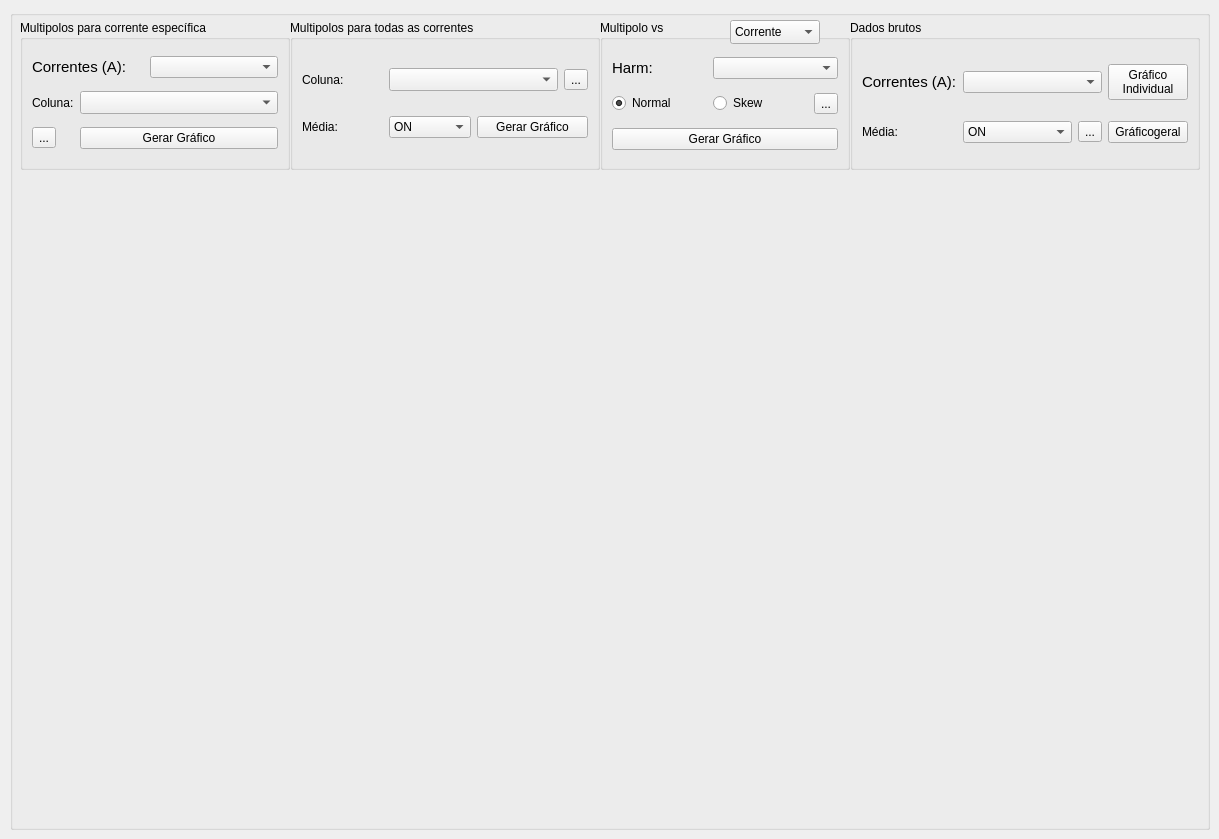
      <widget class="QWidget" name="Multipolos">
       <attribute name="title">
        <string>Multipolos e dados brutos</string>
       </attribute>
       <widget class="QGroupBox" name="groupBox_25">
        <property name="geometry">
         <rect>
          <x>10</x>
          <y>10</y>
          <width>1200</width>
          <height>820</height>
         </rect>
        </property>
        <property name="title">
         <string/>
        </property>
        <widget class="QGroupBox" name="groupBox_26">
         <property name="geometry">
          <rect>
           <x>280</x>
           <y>10</y>
           <width>310</width>
           <height>150</height>
          </rect>
         </property>
         <property name="title">
          <string>Multipolos para todas as correntes</string>
         </property>
         <layout class="QGridLayout" name="gridLayout_2">
          <item row="0" column="0">
           <widget class="QLabel" name="label_81">
            <property name="text">
             <string>Coluna:</string>
            </property>
           </widget>
          </item>
          <item row="1" column="1">
           <widget class="QComboBox" name="cb_media_mutipolos">
            <property name="currentIndex">
             <number>0</number>
            </property>
            <item>
             <property name="text">
              <string>ON</string>
             </property>
            </item>
            <item>
             <property name="text">
              <string>OFF</string>
             </property>
            </item>
           </widget>
          </item>
          <item row="0" column="1" colspan="2">
           <widget class="QComboBox" name="cb_nome_coluna2">
            <property name="font">
             <font>
              <pointsize>10</pointsize>
             </font>
            </property>
            <property name="currentIndex">
             <number>-1</number>
            </property>
           </widget>
          </item>
          <item row="1" column="0">
           <widget class="QLabel" name="label_82">
            <property name="text">
             <string>Média:</string>
            </property>
           </widget>
          </item>
          <item row="0" column="3">
           <widget class="QToolButton" name="tb_table_2">
            <property name="text">
             <string>...</string>
            </property>
            <property name="icon">
             <iconset resource="resources_analysis.qrc">
              <normaloff>:/Imagens/imagens/table_excel_row_document_teach-512.png</normaloff>:/Imagens/imagens/table_excel_row_document_teach-512.png</iconset>
            </property>
            <property name="iconSize">
             <size>
              <width>40</width>
              <height>20</height>
             </size>
            </property>
           </widget>
          </item>
          <item row="1" column="2" colspan="2">
           <widget class="QPushButton" name="bt_plot_multipolos_correntes">
            <property name="text">
             <string>Gerar Gráfico</string>
            </property>
           </widget>
          </item>
         </layout>
        </widget>
        <widget class="QGroupBox" name="groupBox_27">
         <property name="geometry">
          <rect>
           <x>10</x>
           <y>10</y>
           <width>270</width>
           <height>150</height>
          </rect>
         </property>
         <property name="title">
          <string>Multipolos para corrente específica</string>
         </property>
         <property name="checkable">
          <bool>false</bool>
         </property>
         <layout class="QGridLayout" name="gridLayout">
          <item row="1" column="1" colspan="3">
           <widget class="QComboBox" name="cb_nome_coluna">
            <property name="font">
             <font>
              <pointsize>10</pointsize>
             </font>
            </property>
            <property name="currentIndex">
             <number>-1</number>
            </property>
           </widget>
          </item>
          <item row="1" column="0">
           <widget class="QLabel" name="label_84">
            <property name="text">
             <string>Coluna:</string>
            </property>
           </widget>
          </item>
          <item row="0" column="0" colspan="2">
           <widget class="QLabel" name="label_83">
            <property name="font">
             <font>
              <pointsize>11</pointsize>
             </font>
            </property>
            <property name="text">
             <string>Correntes (A):</string>
            </property>
           </widget>
          </item>
          <item row="0" column="2" colspan="2">
           <widget class="QComboBox" name="cb_corrente">
            <property name="currentIndex">
             <number>-1</number>
            </property>
           </widget>
          </item>
          <item row="2" column="1" colspan="3">
           <widget class="QPushButton" name="bt_plot_multipolos">
            <property name="text">
             <string>Gerar Gráfico</string>
            </property>
           </widget>
          </item>
          <item row="2" column="0">
           <widget class="QToolButton" name="tb_table_1">
            <property name="text">
             <string>...</string>
            </property>
            <property name="icon">
             <iconset resource="resources_analysis.qrc">
              <normaloff>:/Imagens/imagens/table_excel_row_document_teach-512.png</normaloff>:/Imagens/imagens/table_excel_row_document_teach-512.png</iconset>
            </property>
            <property name="iconSize">
             <size>
              <width>40</width>
              <height>20</height>
             </size>
            </property>
           </widget>
          </item>
         </layout>
        </widget>
        <widget class="QGroupBox" name="groupBox_29">
         <property name="geometry">
          <rect>
           <x>840</x>
           <y>10</y>
           <width>350</width>
           <height>150</height>
          </rect>
         </property>
         <property name="title">
          <string>Dados brutos</string>
         </property>
         <layout class="QGridLayout" name="gridLayout_9">
          <item row="0" column="0">
           <widget class="QLabel" name="label_85">
            <property name="font">
             <font>
              <pointsize>11</pointsize>
             </font>
            </property>
            <property name="text">
             <string>Correntes (A):</string>
            </property>
           </widget>
          </item>
          <item row="1" column="0">
           <widget class="QLabel" name="label_86">
            <property name="text">
             <string>Média:</string>
            </property>
           </widget>
          </item>
          <item row="1" column="4">
           <widget class="QPushButton" name="bt_plot_dados_brutos_all">
            <property name="text">
             <string>Gráficogeral</string>
            </property>
           </widget>
          </item>
          <item row="1" column="1" colspan="2">
           <widget class="QComboBox" name="cb_media_dados_brutos">
            <property name="currentIndex">
             <number>0</number>
            </property>
            <item>
             <property name="text">
              <string>ON</string>
             </property>
            </item>
            <item>
             <property name="text">
              <string>OFF</string>
             </property>
            </item>
           </widget>
          </item>
          <item row="0" column="4">
           <widget class="QPushButton" name="bt_plot_dados_brutos">
            <property name="text">
             <string>Gráfico
Individual</string>
            </property>
           </widget>
          </item>
          <item row="1" column="3">
           <widget class="QToolButton" name="tb_table_4">
            <property name="text">
             <string>...</string>
            </property>
            <property name="icon">
             <iconset resource="resources_analysis.qrc">
              <normaloff>:/Imagens/imagens/table_excel_row_document_teach-512.png</normaloff>:/Imagens/imagens/table_excel_row_document_teach-512.png</iconset>
            </property>
            <property name="iconSize">
             <size>
              <width>40</width>
              <height>20</height>
             </size>
            </property>
           </widget>
          </item>
          <item row="0" column="1" colspan="3">
           <widget class="QComboBox" name="cb_corrente_2">
            <property name="currentIndex">
             <number>-1</number>
            </property>
           </widget>
          </item>
         </layout>
        </widget>
        <widget class="QGroupBox" name="groupBox_30">
         <property name="geometry">
          <rect>
           <x>590</x>
           <y>10</y>
           <width>250</width>
           <height>150</height>
          </rect>
         </property>
         <property name="title">
          <string>Multipolo vs</string>
         </property>
         <layout class="QGridLayout" name="gridLayout_10">
          <item row="0" column="1" colspan="2">
           <widget class="QComboBox" name="cb_harmonico">
            <property name="currentIndex">
             <number>-1</number>
            </property>
           </widget>
          </item>
          <item row="0" column="0">
           <widget class="QLabel" name="label_87">
            <property name="font">
             <font>
              <pointsize>11</pointsize>
             </font>
            </property>
            <property name="text">
             <string>Harm:</string>
            </property>
           </widget>
          </item>
          <item row="1" column="0">
           <widget class="QRadioButton" name="rb_norm">
            <property name="text">
             <string>Normal</string>
            </property>
            <property name="checked">
             <bool>true</bool>
            </property>
           </widget>
          </item>
          <item row="1" column="1">
           <widget class="QRadioButton" name="rb_skew">
            <property name="text">
             <string>Skew</string>
            </property>
           </widget>
          </item>
          <item row="1" column="2">
           <widget class="QToolButton" name="tb_table_3">
            <property name="text">
             <string>...</string>
            </property>
            <property name="icon">
             <iconset resource="resources_analysis.qrc">
              <normaloff>:/Imagens/imagens/table_excel_row_document_teach-512.png</normaloff>:/Imagens/imagens/table_excel_row_document_teach-512.png</iconset>
            </property>
            <property name="iconSize">
             <size>
              <width>40</width>
              <height>20</height>
             </size>
            </property>
           </widget>
          </item>
          <item row="3" column="0" colspan="3">
           <widget class="QPushButton" name="bt_plot_histerese">
            <property name="text">
             <string>Gerar Gráfico</string>
            </property>
           </widget>
          </item>
         </layout>
        </widget>
        <widget class="matplotlibWidget" name="wt_multipoles" native="true">
         <property name="geometry">
          <rect>
           <x>10</x>
           <y>170</y>
           <width>1180</width>
           <height>640</height>
          </rect>
         </property>
        </widget>
        <widget class="QComboBox" name="cb_corrente_nome">
         <property name="geometry">
          <rect>
           <x>720</x>
           <y>10</y>
           <width>90</width>
           <height>24</height>
          </rect>
         </property>
         <item>
          <property name="text">
           <string>Corrente</string>
          </property>
         </item>
         <item>
          <property name="text">
           <string>Nome</string>
          </property>
         </item>
        </widget>
       </widget>
      </widget>
